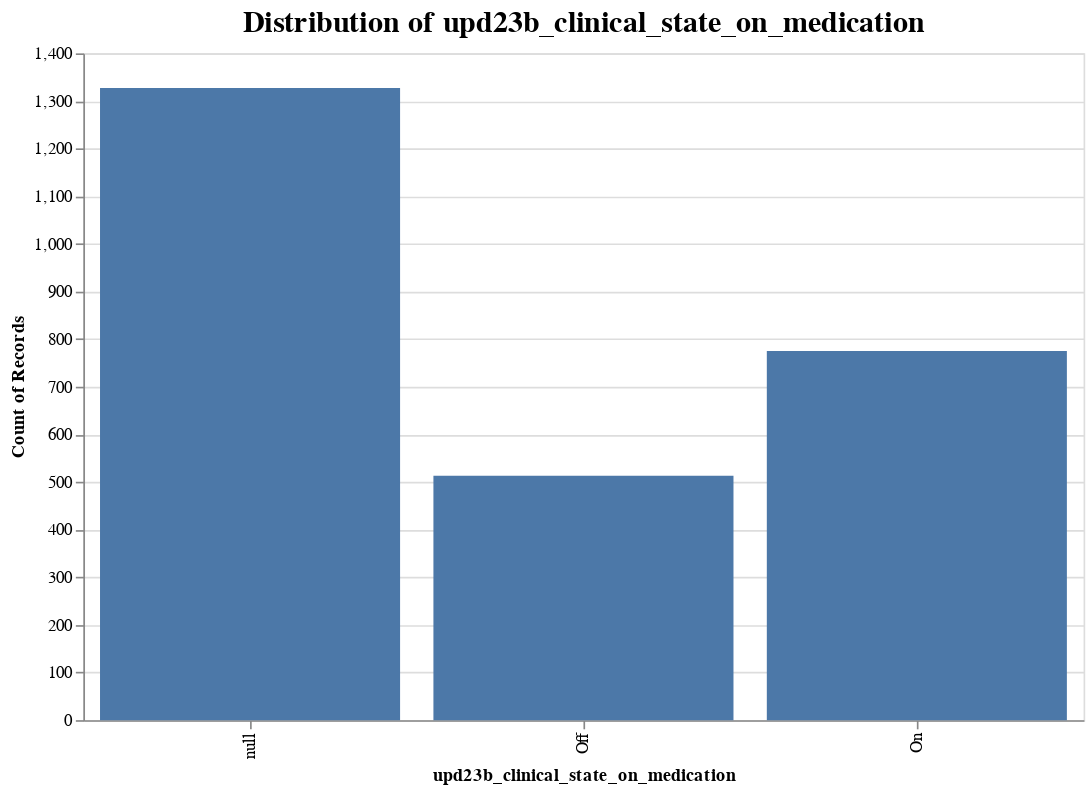

This figure's notebook cell:
### Code cell
# Create an Altair chart object
chart = alt.Chart(train_clinical).mark_bar().encode(
    x=alt.X('upd23b_clinical_state_on_medication:O', bin=False),
    y='count()',
)

# Customize the chart
chart = chart.properties(
    title={
        'text': 'Distribution of upd23b_clinical_state_on_medication',
        'fontSize': 18,
        'fontWeight': 'bold'
    },
    width=600,
    height=400
)

# Display the chart
chart

### Figure 1 — Vega-Lite specification as saved in the notebook (floating-point values rounded to 4 significant figures; data arrays with more than 128 entries replaced by an {"elided": "..."} marker saying what was removed)
{"config": {"view": {"continuousWidth": 400, "continuousHeight": 300}}, "data": {"name": "data-cde74b7f784585422120567d9a2dc8a9"}, "mark": "bar", "encoding": {"x": {"bin": false, "field": "upd23b_clinical_state_on_medication", "type": "ordinal"}, "y": {"aggregate": "count", "type": "quantitative"}}, "height": 400, "title": {"text": "Distribution of upd23b_clinical_state_on_medication", "fontSize": 18, "fontWeight": "bold"}, "width": 600, "$schema": "https://vega.github.io/schema/vega-lite/v4.17.0.json", "datasets": {"data-cde74b7f784585422120567d9a2dc8a9": {"elided": "2615 records"}}}
